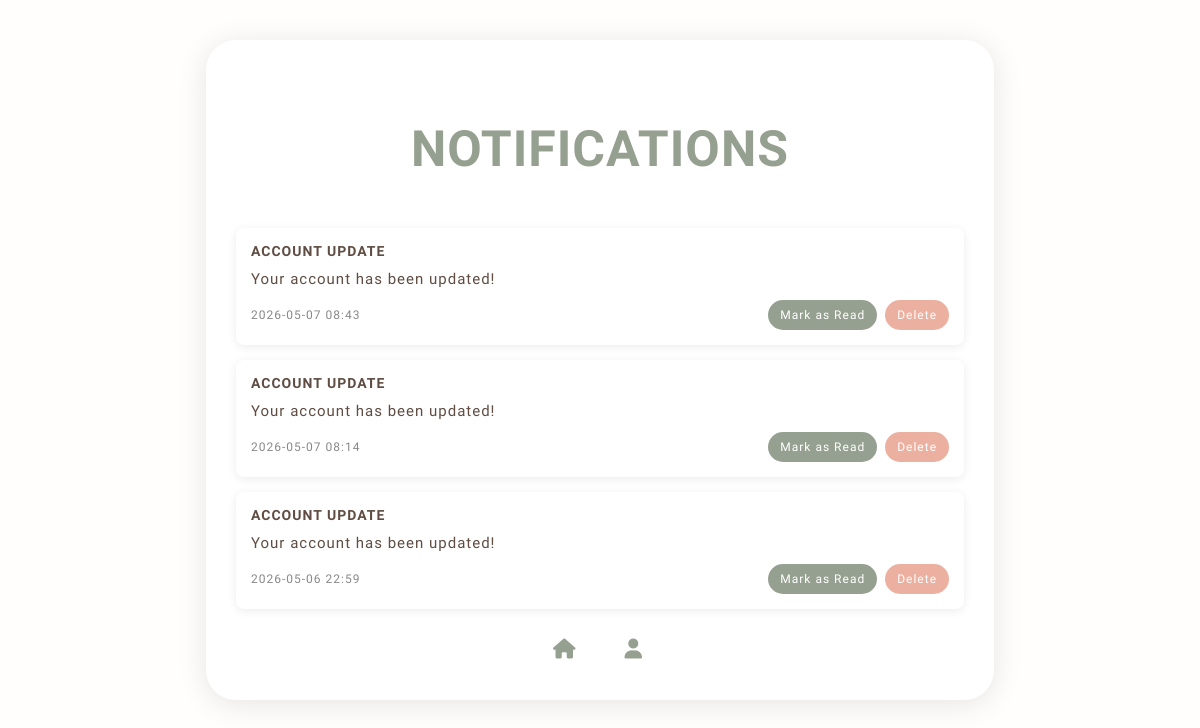
The page /notifications (signed in) on the database as committed earlier.
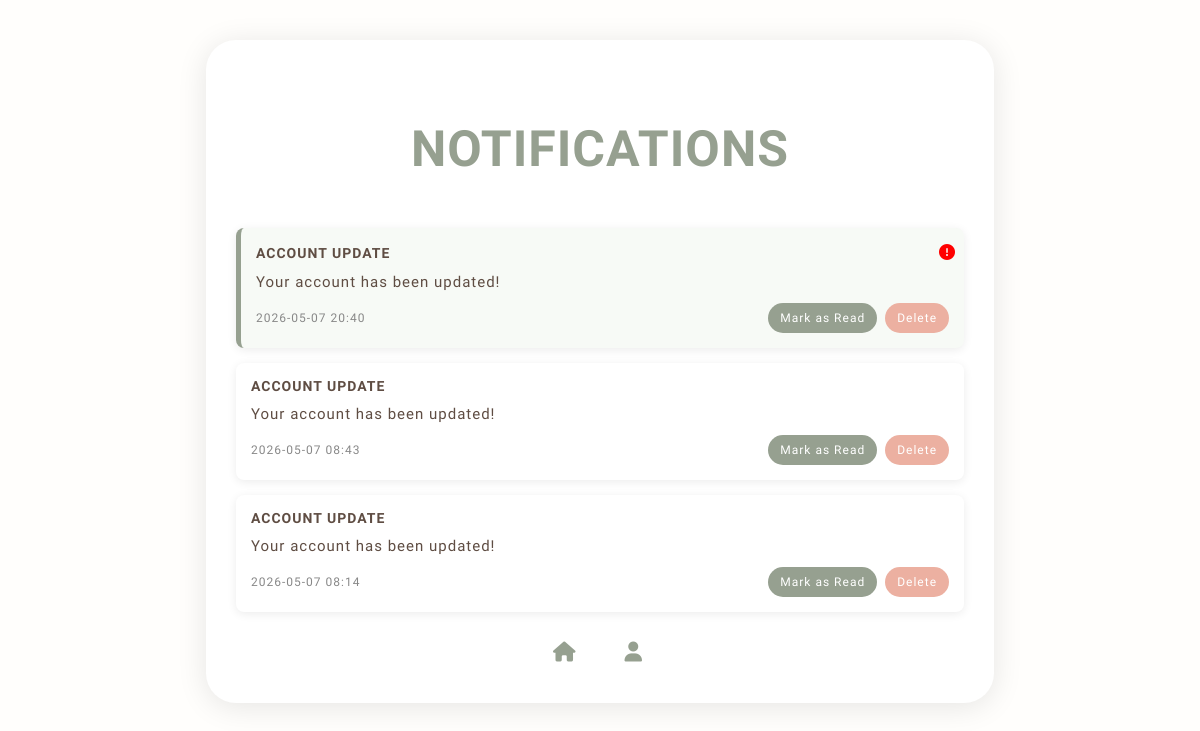
The same page on the database as committed later.
### models/Notifications.py (models this page shows, shortened)
class Notification(db.Model):
    __tablename__ = "Notifications"
    id                   = db.Column(db.Integer, primary_key=True)
    notification_id      = db.Column(db.String(45), unique=True, nullable=False)
    user_id              = db.Column(db.String(45), db.ForeignKey("users.user_id"), nullable=False)
    type                 = db.Column(db.Enum(NotificationType), nullable=False)
    message              = db.Column(db.String(320), nullable=False)
    sent_on              = db.Column(db.DateTime, default=utcnow)
    is_read              = db.Column(db.Boolean, default=False)
    user                = db.relationship("User", backref="notifications")

### app.py (the view)
@app.route('/notifications')
@login_required
def notifications():
    user_notifications = Notification.query.filter_by(user_id=current_user.user_id).order_by(Notification.sent_on.desc()).all()
    return render_template('notifications.html', user=current_user, notifications=user_notifications)

### app.py (called while the page is built)
@login_manager.user_loader
def load_user(user_id):
    return User.query.filter_by(user_id=user_id).first()

### templates/notifications.html (shortened to what this page needs)
<!DOCTYPE html>
<html lang="en">
<head>
    <link rel="stylesheet" href="https://cdnjs.cloudflare.com/ajax/libs/font-awesome/6.4.0/css/all.min.css">
</head>
<body>
<div class="container">
    <h1>Notifications</h1>
    {% if notifications %}
        <div class="notif-list">
            {% for n in notifications %}
            <div class = "notif-card {% if not n.is_read %}unread{% endif %}">
                <div class = "notif-header">
                    <span class = "notif-type">{{ n.type.value }}</span>
                    {% if not n.is_read %}
                        <span class="alert"><i class="fa-solid fa-circle-exclamation"></i></span>
                    {% endif %}
                </div>
                <div class="notif-message">
                    {{ n.message }}
                </div>
                <div class="notif-footer">
                    <span>
                        {{ n.sent_on.strftime('%Y-%m-%d %H:%M') if n.sent_on else '--' }}
                    </span>
                    <div class="notif-actions">
                        <form method="POST"
                              action="{{ url_for('mark_notification_as_read', notification_id=n.notification_id) }}">
                            <button class="small-btn">Mark as Read</button>
                        </form>
                        <form method="POST"
                              action="{{ url_for('delete_notification', notification_id=n.notification_id) }}">
                            <button class="small-btn danger">Delete</button>
                        </form>
                    </div>
                </div>
            </div>
            {% endfor %}
        </div>
    {% else %}
        <p class="empty">No notifications.</p>
    {% endif %}
    <div style="text-align:center;">
        <a href="{{ url_for('index') }}" class="btn"><i class="fa-solid fa-house"></i></a>
        <a href="{{ url_for('profile') }}" class="btn"><i class="fa-solid fa-user"></i></a>
    </div>
</div>
</body>
</html>

Rows that differ between the two databases and show on the page:
removed Notification: type.value "ACCOUNT UPDATE", message "Your account has been updated!", sent_on "2026-05-06 22:59"
added Notification: type.value "ACCOUNT UPDATE", is_read False (drawn), message "Your account has been updated!", sent_on "2026-05-07 20:40"
